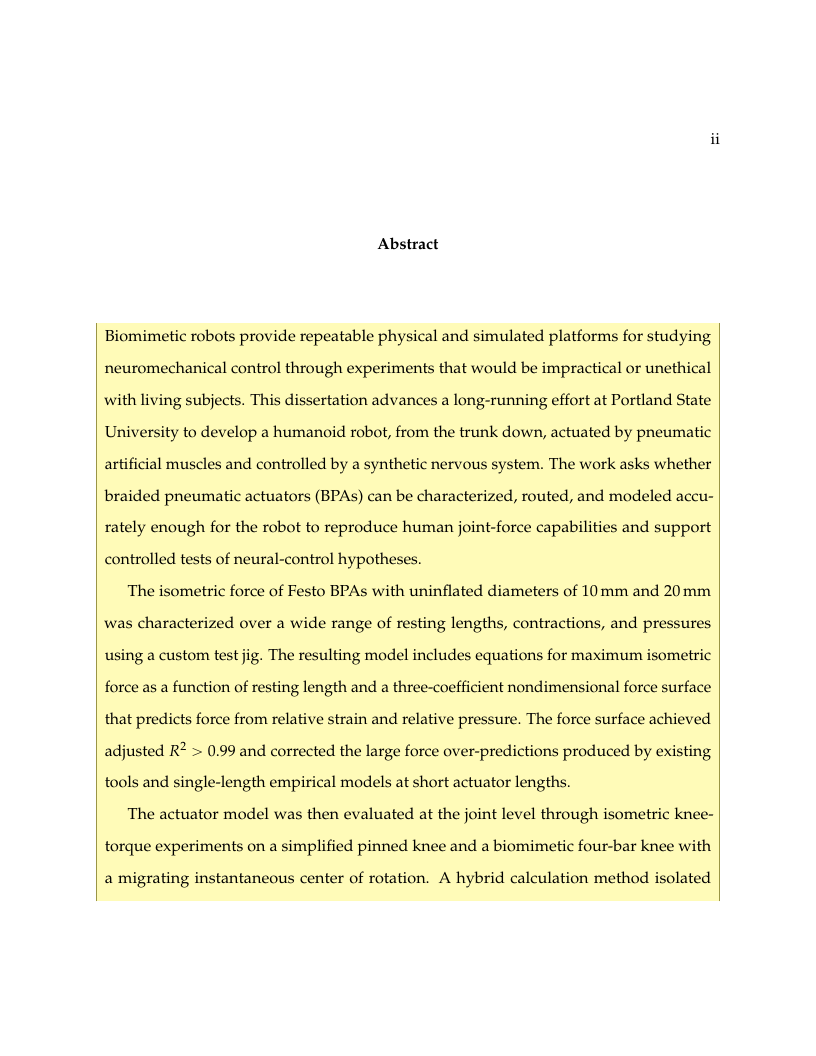
#> input picture Documentation/Reports and Papers/Dissertation/Overleaf_review_20260926_yellow/build/qa/pages_3_4-003.png, 816 x 1056 px
$ python make_contact_sheets.py
#> lines starting #> are read from the running program, lines starting #| are printed output that depends on the picture
from pathlib import Path
from PIL import Image, ImageDraw


ROOT = Path(__file__).resolve().parent
GROUPS = {
    "qa_frontmatter_org_steele.png": [
        "pages_3_4-003.png", "pages_3_4-004.png",
        "pages_22_24-022.png", "pages_22_24-023.png", "pages_22_24-024.png",
        "pages_31_32-031.png", "pages_31_32-032.png",
    ],
    "qa_methods.png": [
        *[f"pages_50_58-{page:03d}.png" for page in range(50, 59)],
        "pages_73_73-073.png", "pages_96_96-096.png",
    ],
    "qa_discussion_future_conclusion.png": [
        *[f"pages_112_122-{page:03d}.png" for page in range(112, 123)],
    ],
}

THUMB = (408, 528)
LABEL = 30
COLS = 3

for output_name, names in GROUPS.items():
    rows = (len(names) + COLS - 1) // COLS
    sheet = Image.new("RGB", (COLS * THUMB[0], rows * (THUMB[1] + LABEL)), "white")
#> sheet: PIL image 1224x1674 RGB; every value is 255
    draw = ImageDraw.Draw(sheet)
    for index, name in enumerate(names):
        image = Image.open(ROOT / name).convert("RGB")
#> image is the input picture: PIL image 816x1056 RGB; mean R, G, B 246.7, 245.1, 219.2
        image.thumbnail(THUMB)
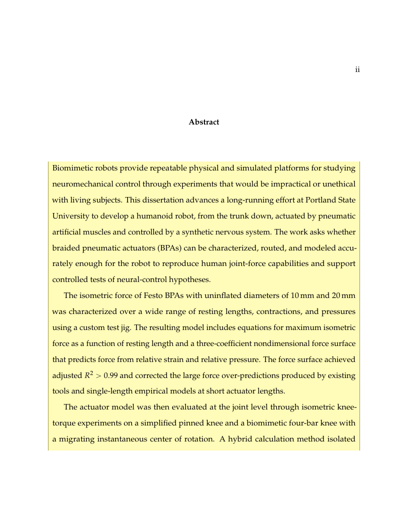
#> image: PIL image 408x528 RGB; mean R, G, B 246.4, 245, 219.2
        x = (index % COLS) * THUMB[0] + (THUMB[0] - image.width) // 2
#> x = 0
        y0 = (index // COLS) * (THUMB[1] + LABEL)
        y = y0 + LABEL + (THUMB[1] - image.height) // 2
#> y = 30
        sheet.paste(image, (x, y))
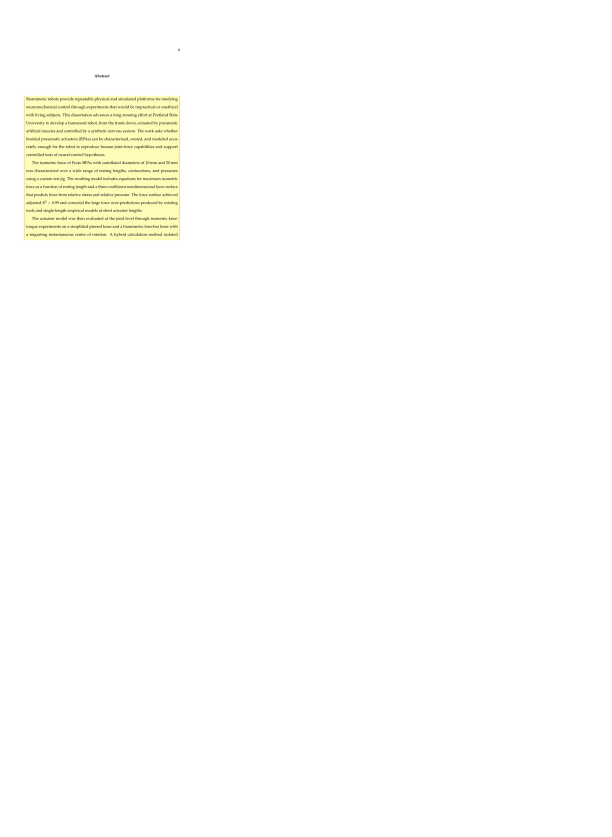
#> sheet: PIL image 1224x1674 RGB (shown at 1/2 size); mean R, G, B 254.1, 254, 251.2
#> (the run stopped early here; a loop or call above may not have finished)

$ run again, with Documentation/Reports and Papers/Dissertation/Overleaf_review_20260926_yellow/build/qa/pages_112_122-112.png copied over Documentation/Reports and Papers/Dissertation/Overleaf_review_20260926_yellow/build/qa/pages_3_4-003.png
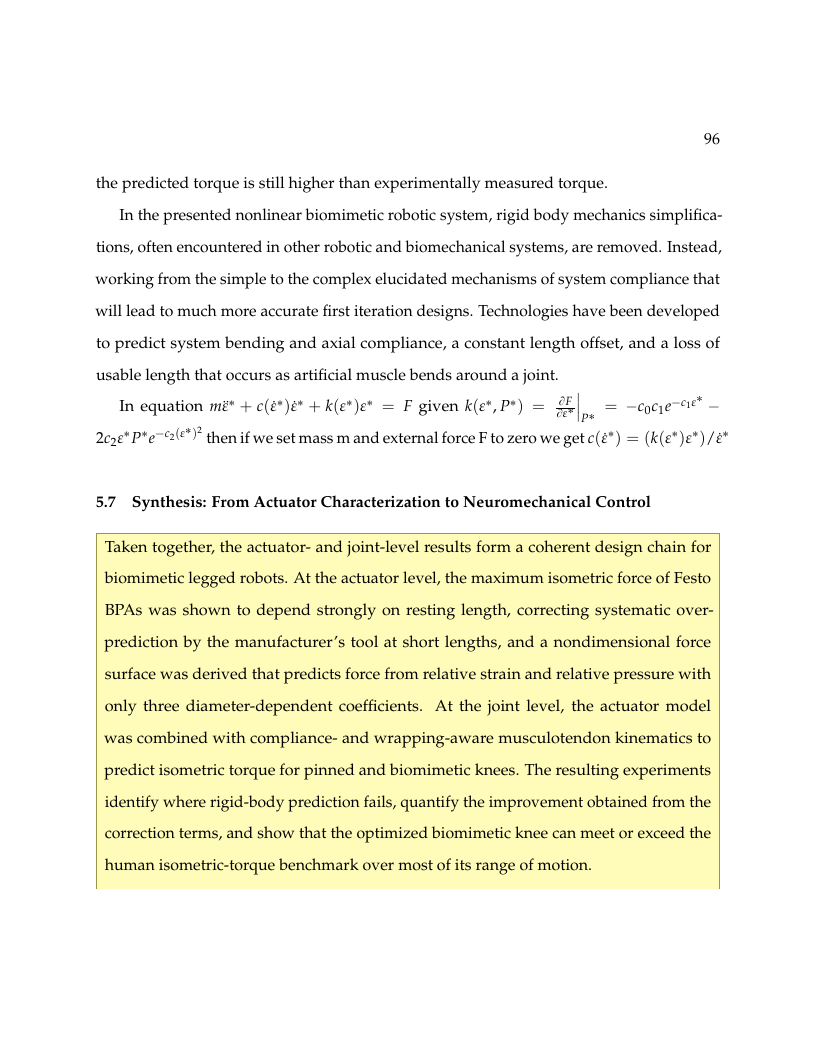
#> input picture Documentation/Reports and Papers/Dissertation/Overleaf_review_20260926_yellow/build/qa/pages_112_122-112.png, 816 x 1056 px
#> image is the input picture: PIL image 816x1056 RGB; mean R, G, B 245.4, 244.4, 228.4
#> `image.thumbnail(THUMB)`:
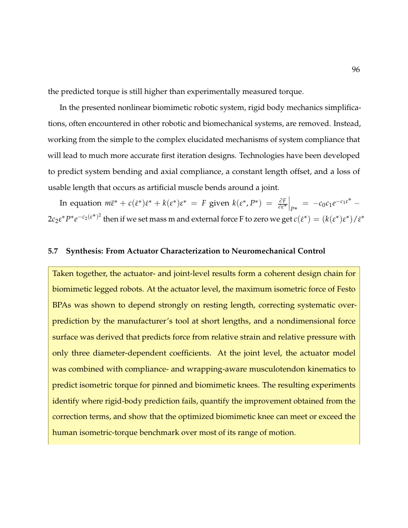
#> image: PIL image 408x528 RGB; mean R, G, B 245.1, 244.2, 228.3
#> `sheet.paste(image, (x, y))`:
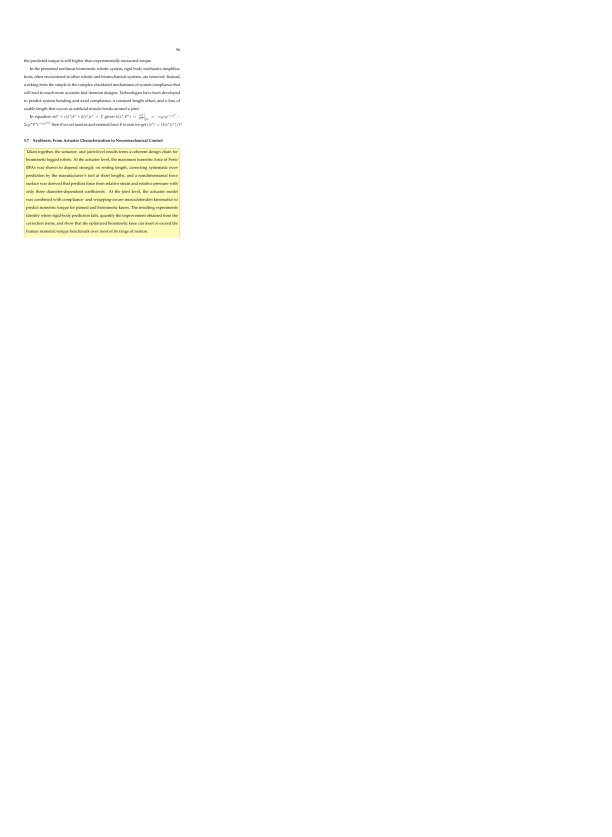
#> sheet: PIL image 1224x1674 RGB (shown at 1/2 size); mean R, G, B 254, 253.9, 252.2

$ run again, with Documentation/Reports and Papers/Dissertation/Overleaf_review_20260926_yellow/build/qa/pages_112_122-113.png copied over Documentation/Reports and Papers/Dissertation/Overleaf_review_20260926_yellow/build/qa/pages_3_4-003.png
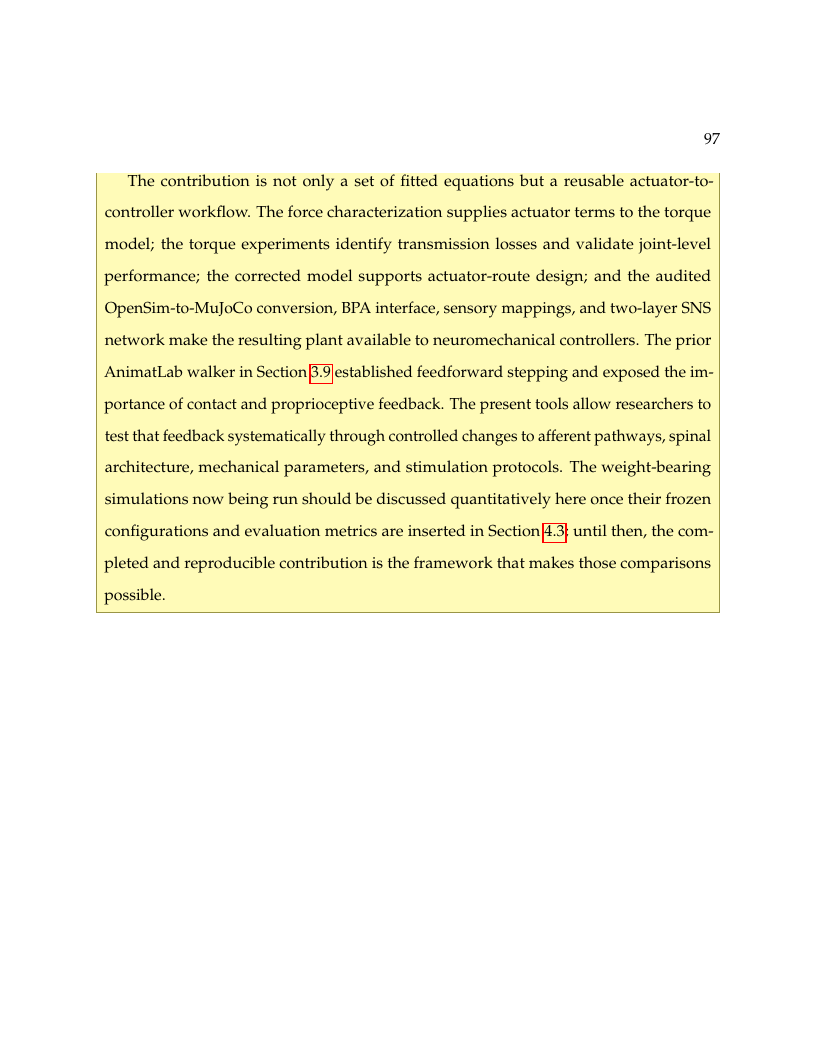
#> input picture Documentation/Reports and Papers/Dissertation/Overleaf_review_20260926_yellow/build/qa/pages_112_122-113.png, 816 x 1056 px
#> image is the input picture: PIL image 816x1056 RGB; mean R, G, B 248.7, 247.4, 227.7
#> `image.thumbnail(THUMB)`:
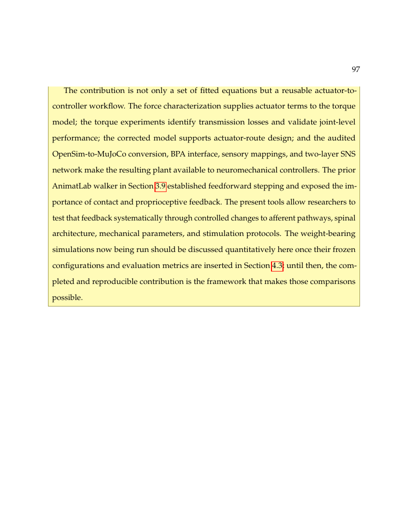
#> image: PIL image 408x528 RGB; mean R, G, B 248.5, 247.3, 227.6
#> `sheet.paste(image, (x, y))`:
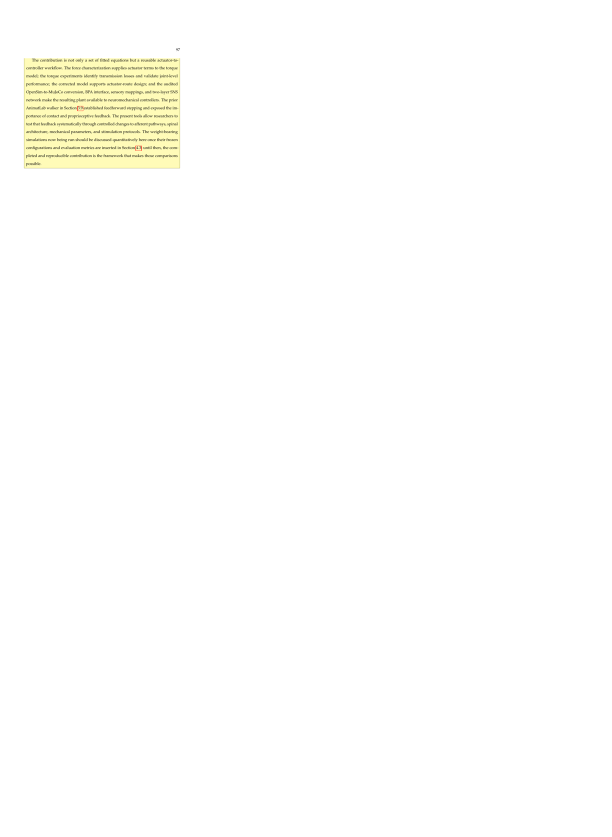
#> sheet: PIL image 1224x1674 RGB (shown at 1/2 size); mean R, G, B 254.3, 254.2, 252.1

$ run again, with Documentation/Reports and Papers/Dissertation/Overleaf_review_20260926_yellow/build/qa/pages_112_122-114.png copied over Documentation/Reports and Papers/Dissertation/Overleaf_review_20260926_yellow/build/qa/pages_3_4-003.png
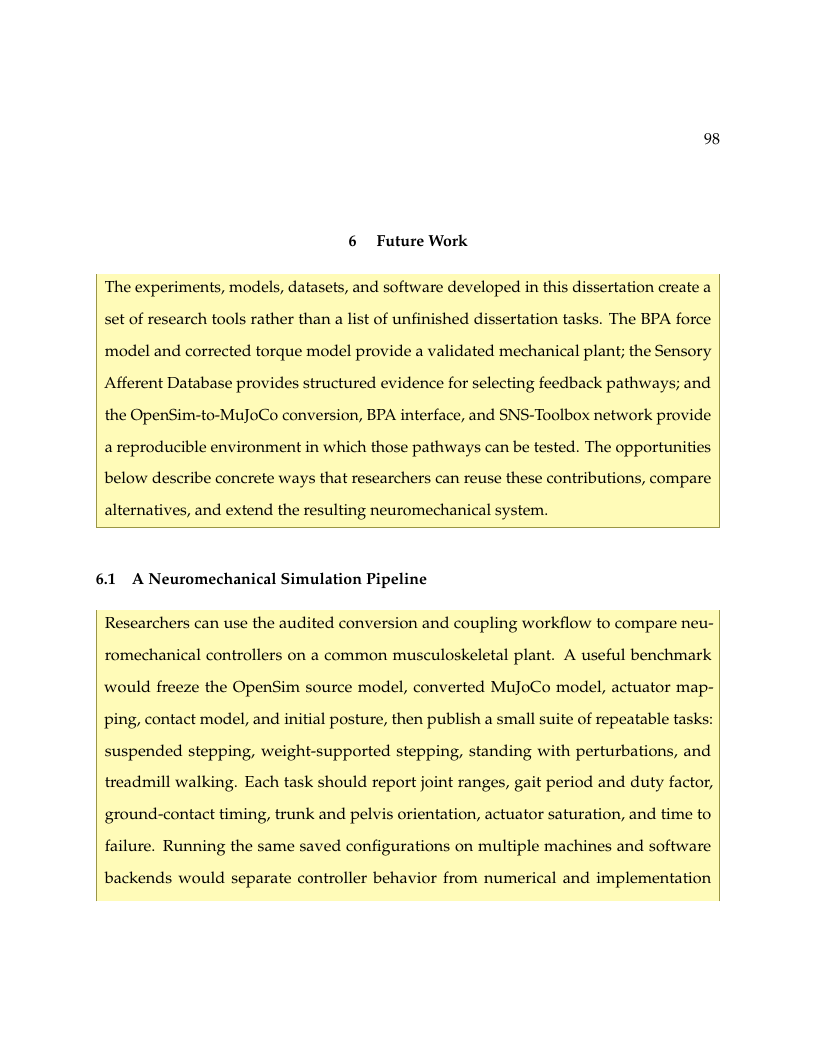
#> input picture Documentation/Reports and Papers/Dissertation/Overleaf_review_20260926_yellow/build/qa/pages_112_122-114.png, 816 x 1056 px
#> image is the input picture: PIL image 816x1056 RGB; mean R, G, B 246.5, 245, 220.6
#> `image.thumbnail(THUMB)`:
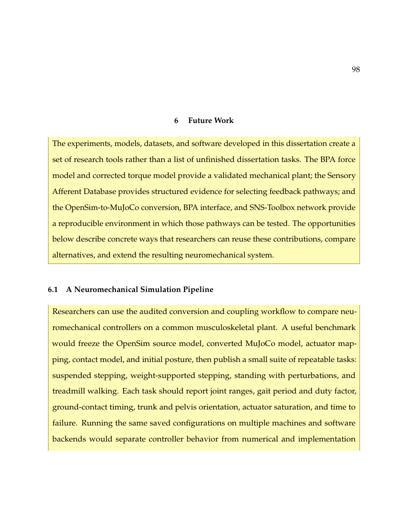
#> image: PIL image 408x528 RGB; mean R, G, B 246.2, 244.9, 220.6
#> `sheet.paste(image, (x, y))`:
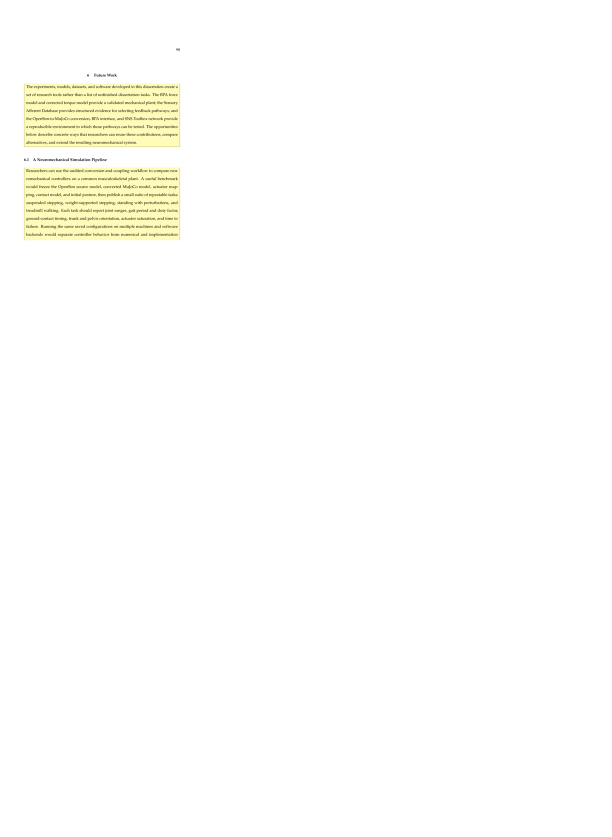
#> sheet: PIL image 1224x1674 RGB (shown at 1/2 size); mean R, G, B 254.1, 253.9, 251.4
